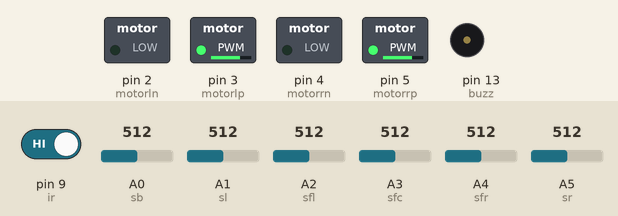
This sketch was run on a simulated Arduino Uno, built with avr-gcc and run on an emulated ATmega328P. On the bench: switched loads named in the sketch (green lamp = pin HIGH), buzzer (waves = sounding, pin HIGH). The test bench sets the inputs (shaded band); at power-on: A3 (sfc) = 512, A2 (sfl) = 512, A4 (sfr) = 512, pin 9 (ir) HIGH, A0 (sb) = 512, A1 (sl) = 512, A5 (sr) = 512.

Above: at 1.2 s.
1.3 s: A3 (sfc) set to 306
At 1.6 s:
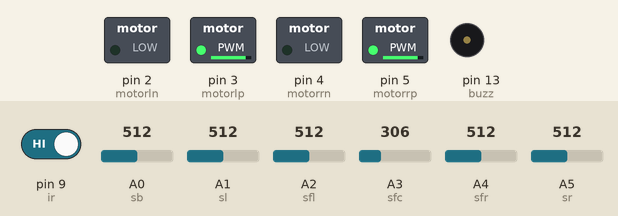
2.8 s: A2 (sfl) set to 30
At 3.9 s:
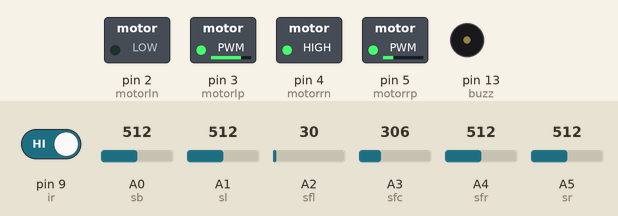
4.3 s: A4 (sfr) set to 233
5.8 s: A4 (sfr) set to 207
At 6.2 s:
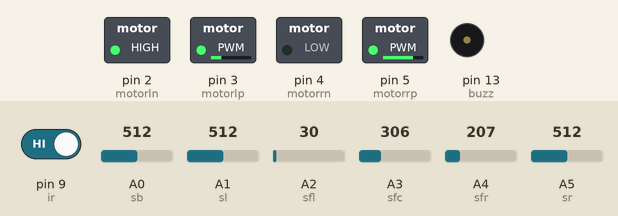
7.3 s: pin 9 (ir) driven LOW
At 8.5 s:
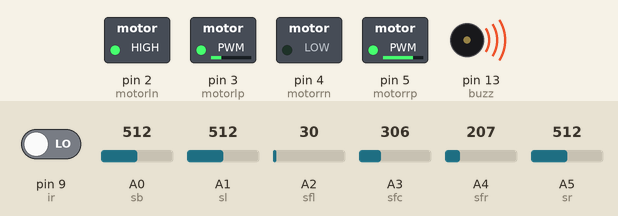
8.8 s: pin 9 (ir) driven HIGH
At 9.7 s:
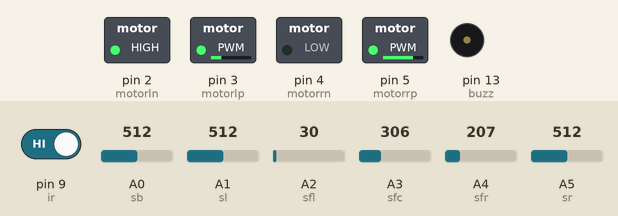
Timing chart, 0 to 11.3 s (numbered marks = the images above; inputs shaded):
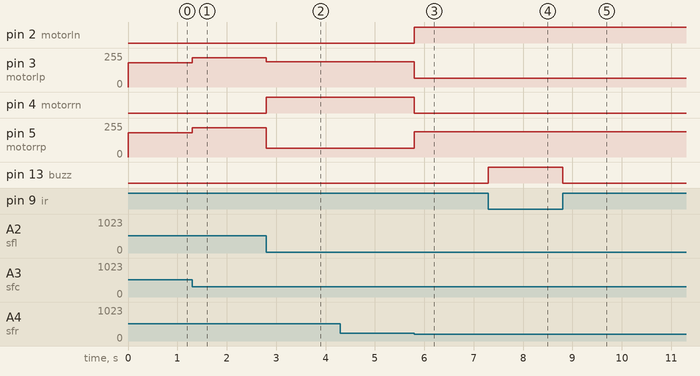

The sketch:

luggage5.ino
```cpp
//all 6 sensor constant speed
//motorl->left motor
//motorr->right motor
int motorln=2;
int motorlp=3;
int motorrn=4;
int motorrp=5;
int ir=9;
int buzz=13;
int sb=A0;
int sl=A1;
int sfl=A2;
int sfc=A3;
int sfr=A4;
int sr=A5;
int tb=475;
int tl=400;
int tfl=220;
int tfc=120;
int tfr=220;
int tr=400;
void setup()
{
  //defining pinmode
  pinMode(motorln,OUTPUT);
  pinMode(motorlp,OUTPUT);
  pinMode(motorrn,OUTPUT);
  pinMode(motorrp,OUTPUT);
  pinMode(sb,INPUT);
  pinMode(sl,INPUT);
  pinMode(sfl,INPUT);
  pinMode(sfc,INPUT);
  pinMode(sfr,INPUT);
  pinMode(sr,INPUT);
  pinMode(ir,INPUT);
  pinMode(buzz,OUTPUT);
  //turn off motors initialy
  digitalWrite(motorln,LOW);
  analogWrite(motorlp,0);
  digitalWrite(motorrn,LOW);
  analogWrite(motorrp,0);
  digitalWrite(buzz,LOW);
  //setting baud rate for serial communication
  Serial.begin(9600);
}

void loop()
{
  pickup();
  int b=analogRead(sb);
  int l=analogRead(sl);
  int fl=analogRead(sfl);
  int fc=analogRead(sfc);
  int fr=analogRead(sfr);
  int r=analogRead(sr);
 if((fl>tfl)&&(fc>tfc)&&(fr>tfr))
 {
   forward(map(fc,tfc,500,255,185));
 }
 else  if((fl>tfl)&&(fr<tfr))
 {
   left();
 }
 else  if((fl<tfl)&&(fr>tfr))
 {
   right();
 }
 else if(l>tl)
 {
   do{
     pickup();
     left();
     fl=analogRead(sfl);
     }while(fl<tfl);
 }
 else if((b>tb)||(r>tr))
 {
   do{
     pickup();
     right();
     fr=analogRead(sfr);
     }while(fr<tfr);
 }
 else
 {
   stopbot();
 }
}

//function to move the bot in forward direction
void forward(int s)
{
  digitalWrite(motorln,LOW);
  analogWrite(motorlp,s);
  digitalWrite(motorrn,LOW);
  analogWrite(motorrp,s);
}

//function to turn the bot in right direction
void right()
{
  digitalWrite(motorln,LOW);
  analogWrite(motorlp,190);
  digitalWrite(motorrn,HIGH);
  analogWrite(motorrp,65);
}

//function to turn the bot in left direction
void left()
{
  digitalWrite(motorln,HIGH);
  analogWrite(motorlp,65);
  digitalWrite(motorrn,LOW);
  analogWrite(motorrp,190);
}


//function to stop the bot
void stopbot()
{
  digitalWrite(motorln,LOW);
  analogWrite(motorlp,0);
  digitalWrite(motorrn,LOW);
  analogWrite(motorrp,0);
}

void pickup()
{
  int pick=digitalRead(ir);
  if(pick==0)
  {
    digitalWrite(buzz,HIGH);
  }
  else
  {
     digitalWrite(buzz,LOW);
  }
}
```

Measured:
- the behaviour switches between 221 and 220 on A4 (sfr) (found by bisection; images 2 and 3)
- after the input at 1.3 s, pin 3 (motorlp), pin 5 (motorrp): 183/255 → 221/255 at once
- after the input at 2.8 s, pin 3 (motorlp): 221/255 → 190/255 at once; pin 4 (motorrn): LOW → HIGH at once; pin 5 (motorrp): 221/255 → 65/255 at once
- after the input at 4.3 s, every drawn part: stays the same
- after the input at 5.8 s, pin 2 (motorln): LOW → HIGH at once; pin 3 (motorlp): 190/255 → 65/255 at once; pin 4 (motorrn): HIGH → LOW at once; pin 5 (motorrp): 65/255 → 190/255 at once
- after the input at 7.3 s, pin 13 (buzz): LOW → HIGH at once
- after the input at 8.8 s, pin 13 (buzz): HIGH → LOW at once
